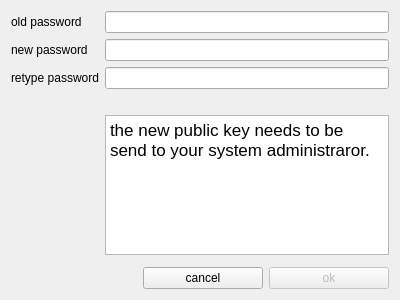
<?xml version="1.0" encoding="UTF-8"?>
<ui version="4.0">
 <class>DialogPasswd</class>
 <widget class="QDialog" name="DialogPasswd">
  <property name="geometry">
   <rect>
    <x>0</x>
    <y>0</y>
    <width>400</width>
    <height>300</height>
   </rect>
  </property>
  <property name="windowTitle">
   <string>Dialog</string>
  </property>
  <layout class="QGridLayout" name="gridLayout">
   <item row="0" column="0">
    <layout class="QFormLayout" name="formLayout">
     <item row="0" column="0">
      <widget class="QLabel" name="labelOld">
       <property name="text">
        <string>old password</string>
       </property>
      </widget>
     </item>
     <item row="2" column="0">
      <widget class="QLabel" name="label_2">
       <property name="text">
        <string>retype password</string>
       </property>
      </widget>
     </item>
     <item row="1" column="0">
      <widget class="QLabel" name="label_3">
       <property name="text">
        <string>new password</string>
       </property>
      </widget>
     </item>
     <item row="2" column="1">
      <widget class="QLineEdit" name="lineEditRetype">
       <property name="echoMode">
        <enum>QLineEdit::Password</enum>
       </property>
      </widget>
     </item>
     <item row="0" column="1">
      <widget class="QLineEdit" name="lineEditOld">
       <property name="echoMode">
        <enum>QLineEdit::Password</enum>
       </property>
      </widget>
     </item>
     <item row="1" column="1">
      <widget class="QLineEdit" name="lineEditNew">
       <property name="echoMode">
        <enum>QLineEdit::Password</enum>
       </property>
      </widget>
     </item>
     <item row="3" column="1">
      <widget class="QLabel" name="labelInfo">
       <property name="text">
        <string/>
       </property>
      </widget>
     </item>
     <item row="5" column="1">
      <spacer name="verticalSpacer">
       <property name="orientation">
        <enum>Qt::Vertical</enum>
       </property>
       <property name="sizeHint" stdset="0">
        <size>
         <width>20</width>
         <height>40</height>
        </size>
       </property>
      </spacer>
     </item>
     <item row="4" column="1">
      <widget class="QTextBrowser" name="textBrowser">
       <property name="autoFillBackground">
        <bool>false</bool>
       </property>
       <property name="html">
        <string>&lt;!DOCTYPE HTML PUBLIC &quot;-//W3C//DTD HTML 4.0//EN&quot; &quot;http://www.w3.org/TR/REC-html40/strict.dtd&quot;&gt;
&lt;html&gt;&lt;head&gt;&lt;meta name=&quot;qrichtext&quot; content=&quot;1&quot; /&gt;&lt;style type=&quot;text/css&quot;&gt;
p, li { white-space: pre-wrap; }
&lt;/style&gt;&lt;/head&gt;&lt;body style=&quot; font-family:'.AppleSystemUIFont'; font-size:13pt; font-weight:400; font-style:normal;&quot;&gt;
&lt;p style=&quot; margin-top:0px; margin-bottom:0px; margin-left:0px; margin-right:0px; -qt-block-indent:0; text-indent:0px;&quot;&gt;the new public key needs to be send to your system administraror. &lt;/p&gt;&lt;/body&gt;&lt;/html&gt;</string>
       </property>
      </widget>
     </item>
    </layout>
   </item>
   <item row="1" column="0">
    <layout class="QHBoxLayout" name="horizontalLayout">
     <item>
      <spacer name="horizontalSpacer">
       <property name="orientation">
        <enum>Qt::Horizontal</enum>
       </property>
       <property name="sizeHint" stdset="0">
        <size>
         <width>40</width>
         <height>20</height>
        </size>
       </property>
      </spacer>
     </item>
     <item>
      <widget class="QPushButton" name="pushButtonCancel">
       <property name="minimumSize">
        <size>
         <width>120</width>
         <height>0</height>
        </size>
       </property>
       <property name="text">
        <string>cancel</string>
       </property>
       <property name="autoDefault">
        <bool>false</bool>
       </property>
      </widget>
     </item>
     <item>
      <widget class="QPushButton" name="pushButtonOk">
       <property name="enabled">
        <bool>false</bool>
       </property>
       <property name="minimumSize">
        <size>
         <width>120</width>
         <height>0</height>
        </size>
       </property>
       <property name="text">
        <string>ok</string>
       </property>
       <property name="default">
        <bool>true</bool>
       </property>
      </widget>
     </item>
    </layout>
   </item>
  </layout>
 </widget>
 <tabstops>
  <tabstop>lineEditOld</tabstop>
  <tabstop>lineEditNew</tabstop>
  <tabstop>lineEditRetype</tabstop>
 </tabstops>
 <resources/>
 <connections>
  <connection>
   <sender>lineEditNew</sender>
   <signal>textEdited(QString)</signal>
   <receiver>DialogPasswd</receiver>
   <slot>modified(QString)</slot>
   <hints>
    <hint type="sourcelabel">
     <x>311</x>
     <y>58</y>
    </hint>
    <hint type="destinationlabel">
     <x>400</x>
     <y>145</y>
    </hint>
   </hints>
  </connection>
  <connection>
   <sender>lineEditRetype</sender>
   <signal>textEdited(QString)</signal>
   <receiver>DialogPasswd</receiver>
   <slot>modified(QString)</slot>
   <hints>
    <hint type="sourcelabel">
     <x>251</x>
     <y>95</y>
    </hint>
    <hint type="destinationlabel">
     <x>397</x>
     <y>180</y>
    </hint>
   </hints>
  </connection>
  <connection>
   <sender>pushButtonCancel</sender>
   <signal>clicked()</signal>
   <receiver>DialogPasswd</receiver>
   <slot>reject()</slot>
   <hints>
    <hint type="sourcelabel">
     <x>203</x>
     <y>275</y>
    </hint>
    <hint type="destinationlabel">
     <x>398</x>
     <y>217</y>
    </hint>
   </hints>
  </connection>
  <connection>
   <sender>pushButtonOk</sender>
   <signal>clicked()</signal>
   <receiver>DialogPasswd</receiver>
   <slot>accept()</slot>
   <hints>
    <hint type="sourcelabel">
     <x>331</x>
     <y>276</y>
    </hint>
    <hint type="destinationlabel">
     <x>400</x>
     <y>243</y>
    </hint>
   </hints>
  </connection>
 </connections>
 <slots>
  <slot>modified(QString)</slot>
 </slots>
</ui>
